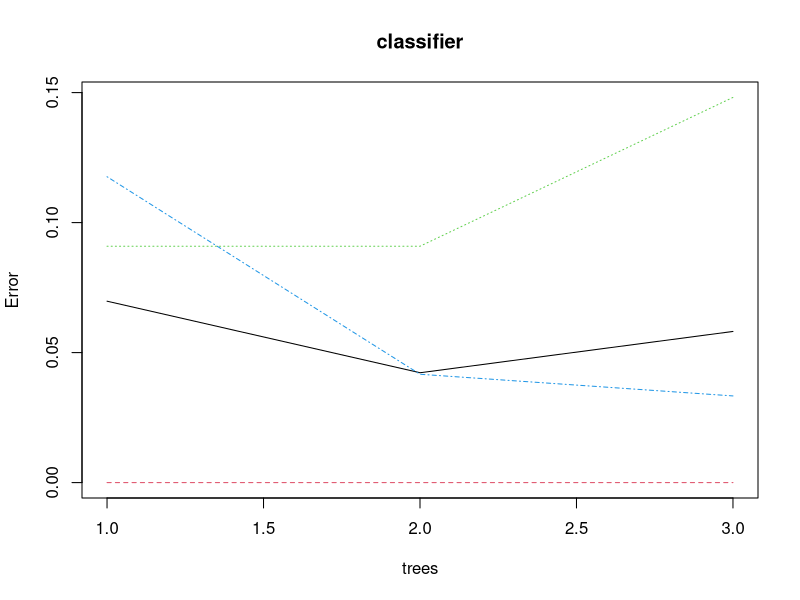

Here is the R script that generated this plot: (Note: this script raises an error after producing the figure.)
data("iris")
View(iris)

str(iris)
#int data type with one is factor


#Spliting data into trainig and testing
library(caTools)
set.seed(123)
split = sample.split(iris,SplitRatio = 0.8)
training_data = subset(iris,split==TRUE)
testing_data = subset(iris,split==FALSE)

#Building Random Forest
#install.packages("randomForest")
library(randomForest)
classifier = randomForest(x=training_data[,-5],y=training_data[,5],data=training_data,ntree = 3)
y_pred  = predict(classifier,testing_data[-5])
cm = table(testing_data[,5],y_pred)
cm
accuracy = sum(diag(cm)/sum(cm))
accuracy
#nTree=10 getting  accuracy=93
#nTree=5 getting accuracy=96
#nTree=3 getting accuracy=90

plot(classifier)
text(classifier)
